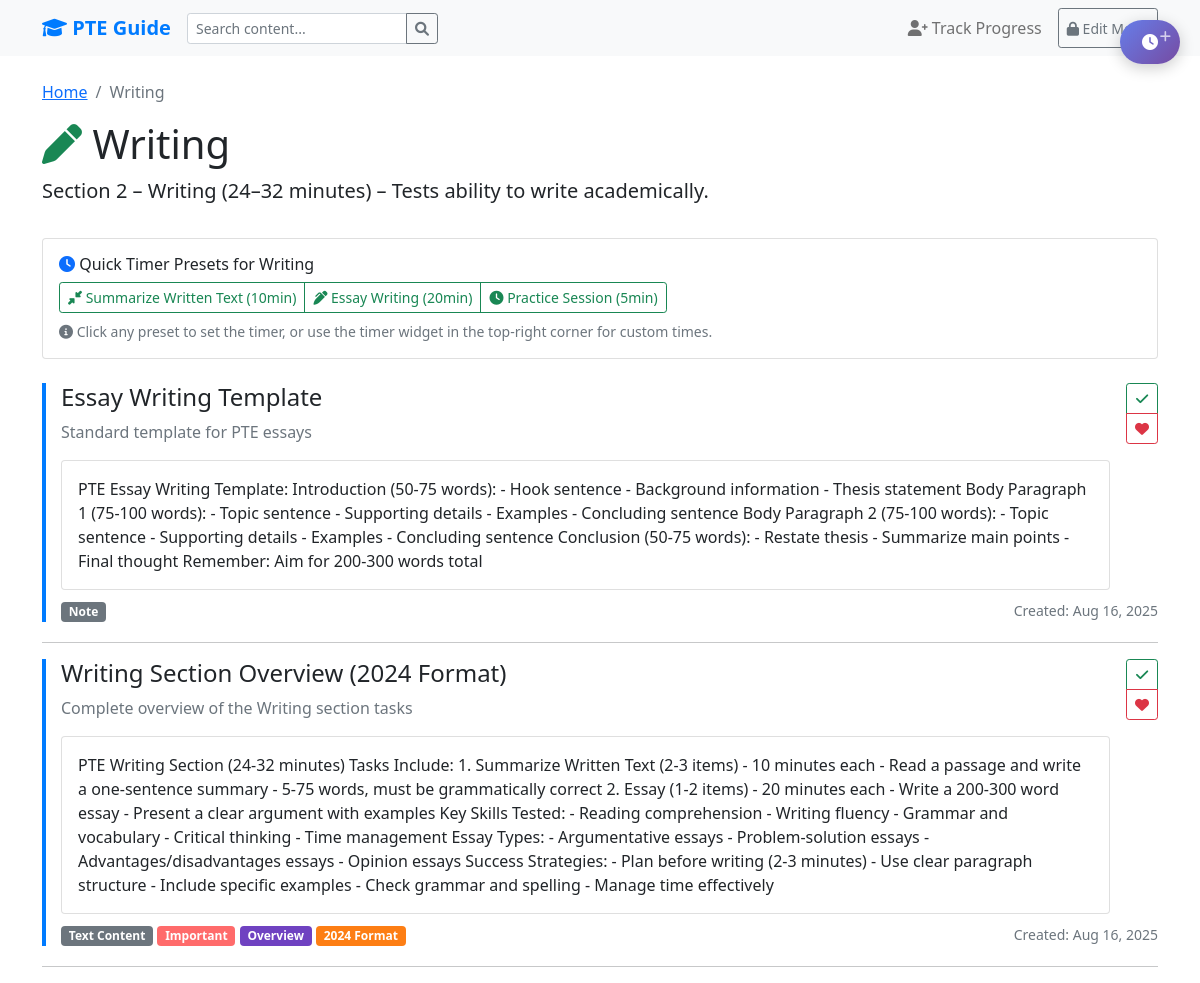
/section/writing/, run on the app's committed database.
### guide/models.py (models this page shows, shortened)
class Section(models.Model):
    SECTION_CHOICES = [
        ('speaking', 'Speaking'),
        ('writing', 'Writing'),
        ('reading', 'Reading'),
        ('listening', 'Listening'),
        ('collaborative', 'Collaborative Study'),
    ]
    name = models.CharField(max_length=20, choices=SECTION_CHOICES, unique=True)
    title = models.CharField(max_length=100)
    description = models.TextField(blank=True)
    created_at = models.DateTimeField(auto_now_add=True)
    updated_at = models.DateTimeField(auto_now=True)

class Content(models.Model):
    CONTENT_TYPES = [
        ('video', 'YouTube Video'),
        ('note', 'Note'),
        ('text', 'Text Content'),
    ]
    section = models.ForeignKey(Section, on_delete=models.CASCADE, related_name='contents')
    title = models.CharField(max_length=200)
    content_type = models.CharField(max_length=10, choices=CONTENT_TYPES)
    description = models.TextField(blank=True)
    youtube_url = models.TextField(blank=True, default='', help_text="YouTube video URL")
    text_content = models.TextField(blank=True)
    order = models.PositiveIntegerField(default=0, help_text="Order of display within section")
    is_active = models.BooleanField(default=True)
    created_at = models.DateTimeField(auto_now_add=True)
    updated_at = models.DateTimeField(auto_now=True)
    class Meta:
        ordering = ['order', 'created_at']
    def get_tags(self):
        return [ct.tag for ct in self.content_tags.all()]

class Tag(models.Model):
    name = models.CharField(max_length=50, unique=True)
    color = models.CharField(max_length=7, default='#007bff', help_text="Hex color code")
    description = models.TextField(blank=True)
    created_at = models.DateTimeField(auto_now_add=True)
    class Meta:
        ordering = ['name']

### guide/views.py (the view)
# urls.py: path('section/<str:section_name>/', views.section_detail, name='section_detail'),
def section_detail(request, section_name):
    section = get_object_or_404(Section, name=section_name)
    is_edit_mode = request.session.get('can_edit', False)
    current_user = get_current_user(request)
    content_type = request.GET.get('type', '')
    tag_filter = request.GET.get('tag', '')
    sort_by = request.GET.get('sort', 'order')
    show_completed = request.GET.get('completed', '')
    show_favorites = request.GET.get('favorites', '')
    contents = section.contents.filter(is_active=True)
    if content_type:
        contents = contents.filter(content_type=content_type)
    if tag_filter:
        contents = contents.filter(content_tags__tag__name=tag_filter)
    if current_user and show_completed == 'true':
        completed_content_ids = UserProgress.objects.filter(
            user=current_user,
            is_completed=True
        ).values_list('content_id', flat=True)
        contents = contents.filter(id__in=completed_content_ids)
    elif current_user and show_completed == 'false':
        completed_content_ids = UserProgress.objects.filter(
            user=current_user,
            is_completed=True
        ).values_list('content_id', flat=True)
        contents = contents.exclude(id__in=completed_content_ids)
    if current_user and show_favorites == 'true':
        favorited_content_ids = UserProgress.objects.filter(
            user=current_user,
            is_favorited=True
        ).values_list('content_id', flat=True)
        contents = contents.filter(id__in=favorited_content_ids)
    if sort_by == 'title':
        contents = contents.order_by('title')
    elif sort_by == 'created':
        contents = contents.order_by('-created_at')
    elif sort_by == 'updated':
        contents = contents.order_by('-updated_at')
    else:  # default to order
        contents = contents.order_by('order', 'created_at')
    available_tags = Tag.objects.filter(
        tagged_content__content__section=section
    ).distinct().order_by('name')
    user_progress = {}
    if current_user and contents:
        progress_data = UserProgress.objects.filter(
            user=current_user,
            content__in=contents
        )
        user_progress = {p.content_id: p for p in progress_data}
    context = {
        'section': section,
        'contents': contents,
        'is_edit_mode': is_edit_mode,
        'available_tags': available_tags,
        'user_progress': user_progress,
        'current_user': current_user,
        'filters': {
            'content_type': content_type,
            'tag_filter': tag_filter,
            'sort_by': sort_by,
            'show_completed': show_completed,
            'show_favorites': show_favorites,
        }
    }
    return render(request, 'guide/section_detail.html', context)

### guide/templatetags/guide_extras.py (called while the page is built)
@register.filter
def get_item(dictionary, key):
    return dictionary.get(key)

### guide/views.py (called while the page is built)
def get_current_user(request):
    user_id = request.session.get('user_id')
    if user_id:
        try:
            return SimpleUser.objects.get(id=user_id)
        except SimpleUser.DoesNotExist:
            request.session.pop('user_id', None)
            request.session.pop('current_user', None)
    return None

### guide/templates/guide/section_detail.html (shortened to what this page needs)
{% extends 'guide/base.html' %}
{% load guide_extras %}
{% block content %}
<div class="row mb-4">
    <div class="col-12">
        <nav aria-label="breadcrumb">
            <ol class="breadcrumb">
                <li class="breadcrumb-item"><a href="{% url 'home' %}">Home</a></li>
                <li class="breadcrumb-item active">{{ section.title }}</li>
            </ol>
        </nav>
        <div class="d-flex justify-content-between align-items-center">
            <div>
                <h1>
                    {% if section.name == 'speaking' %}
                        <i class="fas fa-microphone text-primary"></i>
                    {% elif section.name == 'writing' %}
                        <i class="fas fa-pen text-success"></i>
                    {% elif section.name == 'reading' %}
                        <i class="fas fa-book text-warning"></i>
                    {% elif section.name == 'listening' %}
                        <i class="fas fa-headphones text-info"></i>
                    {% elif section.name == 'collaborative' %}
                        <i class="fas fa-users text-purple"></i>
                    {% endif %}
                    {{ section.title }}
                </h1>
                {% if section.description %}
                    <p class="lead">{{ section.description }}</p>
                {% endif %}
            </div>
        </div>
        <div class="card mt-3">
            <div class="card-body">
                <h6 class="card-title">
                    <i class="fas fa-clock text-primary"></i>
                    Quick Timer Presets for {{ section.title }}
                </h6>
                <div class="btn-group flex-wrap" role="group">
                    {% if section.name == 'speaking' %}
                        <button type="button" class="btn btn-outline-primary btn-sm" onclick="setTimer(30)">
                            <i class="fas fa-user"></i> Personal Intro (30s)
                        </button>
                        <button type="button" class="btn btn-outline-primary btn-sm" onclick="setTimer(40)">
                            <i class="fas fa-microphone"></i> Read Aloud (40s)
                        </button>
                        <button type="button" class="btn btn-outline-primary btn-sm" onclick="setTimer(15)">
                            <i class="fas fa-repeat"></i> Repeat Sentence (15s)
                        </button>
                        <button type="button" class="btn btn-outline-primary btn-sm" onclick="setTimer(40)">
                            <i class="fas fa-image"></i> Describe Image (40s)
                        </button>
                        <button type="button" class="btn btn-outline-primary btn-sm" onclick="setTimer(40)">
                            <i class="fas fa-chalkboard-teacher"></i> Re-tell Lecture (40s)
                        </button>
                        <button type="button" class="btn btn-outline-primary btn-sm" onclick="setTimer(10)">
                            <i class="fas fa-question"></i> Answer Short Question (10s)
                        </button>
                        <button type="button" class="btn btn-outline-success btn-sm" onclick="setTimer(120)">
                            <i class="fas fa-users"></i> Group Discussion (NEW)
                        </button>
                        <button type="button" class="btn btn-outline-success btn-sm" onclick="setTimer(60)">
                            <i class="fas fa-comment-dots"></i> Respond to Situation (NEW)
                        </button>
                    {% elif section.name == 'writing' %}
                        <button type="button" class="btn btn-outline-success btn-sm" onclick="setTimer(600)">
                            <i class="fas fa-compress-alt"></i> Summarize Written Text (10min)
                        </button>
                        <button type="button" class="btn btn-outline-success btn-sm" onclick="setTimer(1200)">
                            <i class="fas fa-pen-alt"></i> Essay Writing (20min)
                        </button>
                        <button type="button" class="btn btn-outline-success btn-sm" onclick="setTimer(300)">
                            <i class="fas fa-clock"></i> Practice Session (5min)
                        </button>
                    {% endif %}
                </div>
                <small class="text-muted d-block mt-2">
                    <i class="fas fa-info-circle"></i>
                    Click any preset to set the timer, or use the timer widget in the top-right corner for custom times.
                </small>
            </div>
        </div>
    </div>
</div>
<div class="row">
    <div class="col-12">
        {% for content in contents %}
            <div class="content-item">
                <div class="d-flex justify-content-between align-items-start">
                    <div class="flex-grow-1">
                        <h4>{{ content.title }}</h4>
                        {% if content.description %}
                            <p class="text-muted">{{ content.description }}</p>
                        {% endif %}
                        {% if content.content_type == 'video' and content.youtube_url %}
                            <div class="youtube-embed mb-3">
                                <iframe src="{{ content.get_youtube_embed_url }}"
                                        frameborder="0"
                                        allow="accelerometer; autoplay; clipboard-write; encrypted-media; gyroscope; picture-in-picture"
                                        allowfullscreen></iframe>
                            </div>
                        {% elif content.content_type == 'note' and content.text_content %}
                            <div class="card">
                                <div class="card-body">
                                    <div class="content-text">
                                        {{ content.text_content|safe }}
                                    </div>
                                </div>
                            </div>
                        {% elif content.content_type == 'text' and content.text_content %}
                            <div class="card">
                                <div class="card-body">
                                    <div class="content-text">
                                        {{ content.text_content|safe }}
                                    </div>
                                </div>
                            </div>
                        {% endif %}
                    </div>
                    <div class="ms-3">
                        <div class="btn-group-vertical mb-2" role="group">
                            {% with progress=user_progress|get_item:content.id %}
                                <button class="btn btn-sm {% if progress.is_completed %}btn-success{% else %}btn-outline-success{% endif %}"
                                        onclick="toggleProgress({{ content.id }}, 'complete')"
                                        title="{% if progress.is_completed %}Mark as incomplete{% else %}Mark as complete{% endif %}">
                                    <i class="fas fa-check"></i>
                                </button>
                                <button class="btn btn-sm {% if progress.is_favorited %}btn-danger{% else %}btn-outline-danger{% endif %}"
                                        onclick="toggleProgress({{ content.id }}, 'favorite')"
                                        title="{% if progress.is_favorited %}Remove from favorites{% else %}Add to favorites{% endif %}">
                                    <i class="fas fa-heart"></i>
                                </button>
                            {% endwith %}
                        </div>
                    </div>
                </div>
                <div class="mt-2">
                    <div class="d-flex justify-content-between align-items-center">
                        <div>
                            <span class="badge bg-secondary">{{ content.get_content_type_display }}</span>
                            {% for tag in content.get_tags %}
                                <span class="badge" style="background-color: {{ tag.color }}">{{ tag.name }}</span>
                            {% endfor %}
                        </div>
                        <small class="text-muted">
                            Created: {{ content.created_at|date:"M d, Y" }}
                        </small>
                    </div>
                </div>
            </div>
            <hr>
        {% endfor %}
    </div>
</div>
{% endblock %}

### guide/templates/guide/base.html (style rules this page uses)
.content-item { border-left: 4px solid #007bff; padding-left: 15px; margin-bottom: 20px; }

### data on the page
Section: title "Writing", description "Section 2 – Writing (24–32 minutes) – Tests ability to write academically."
Content: title "Essay Writing Template", description "Standard template for PTE essays", text_content "PTE Essay Writing Template: Introduction (50-75 words): - Hook sentence - Background information - Thesis statement Body Paragraph 1 (75-100 words): - Topic sentence - Supporting details - Examples - Concluding sentence Body Paragraph 2 (75-100 words): - Topic sentence - Supporting details - Examples - Concluding sentence Conclusion (50-75 words): - Restate thesis - Summarize main points - Final thought Remember: Aim for 200-300 words total", content_type "Note", created_at "Aug 16, 2025"
Content: title "Writing Section Overview (2024 Format)", description "Complete overview of the Writing section tasks", text_content "PTE Writing Section (24-32 minutes) Tasks Include: 1. Summarize Written Text (2-3 items) - 10 minutes each - Read a passage and write a one-sentence summary - 5-75 words, must be grammatically correct 2. Essay (1-2 items) - 20 minutes each - Write a 200-300 word essay - Present a clear argument with examples Key Skills Tested: - Reading comprehension - Writing fluency - Grammar and vocabulary - Critical thinking - Time management Essay Types: - Argumentative essays - Problem-solution essays - Advantages/disadvantages essays - Opinion essays Success Strategies: - Plan before writing (2-3 minutes) - Use clear paragraph structure - Include specific examples - Check grammar and spelling -…", content_type "Text Content", created_at "Aug 16, 2025"
Tag: name "Important"
Tag: name "Overview"
Tag: name "2024 Format"
